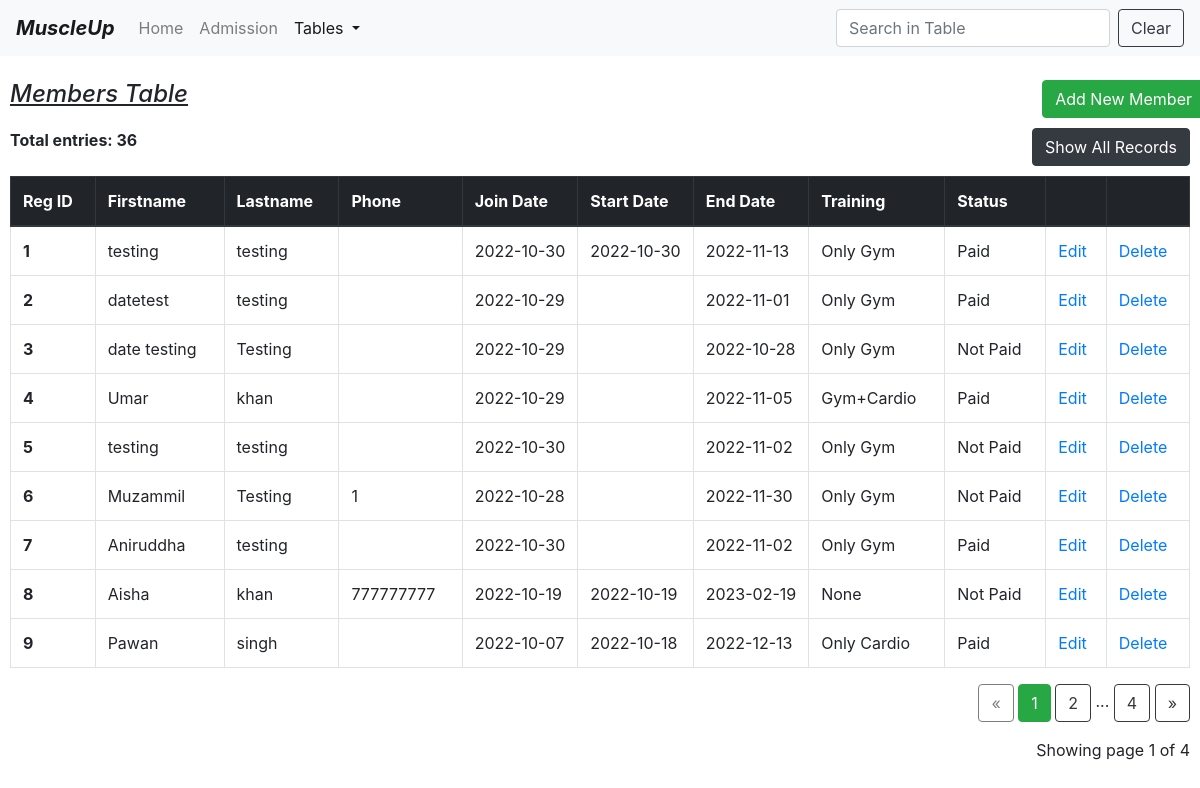
/table (signed in), run on an earlier commit of the app's database.
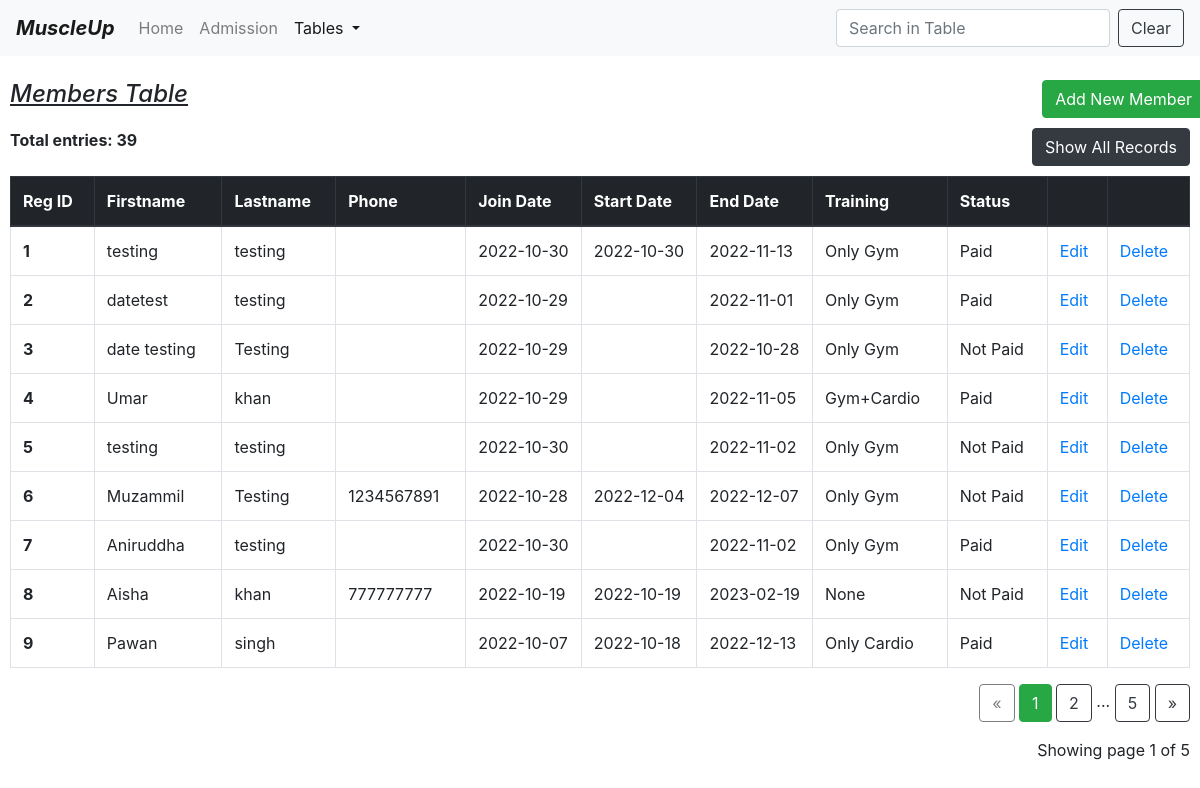
And on a later commit of the database.
### model.py (models this page shows)
class Members(db.Model):
    id = db.Column(db.Integer, primary_key=True)
    firstname = db.Column(db.String(30))
    lastname = db.Column(db.String(30))
    phoneno = db.Column(db.Integer)
    email = db.Column(db.String(30))
    joindate = db.Column(db.String(11))
    startdate = db.Column(db.String(11))
    enddate = db.Column(db.String(11))
    address = db.Column(db.String(100))
    status = db.Column(db.String(10))
    training = db.Column(db.String(10))
    amount = db.Column(db.Integer)

### app.py (the view)
@app.route("/table")
def table():
    try:
        if "username" not in session:
            flash("Please log in first")
            return render_template("login.html")
        page = request.args.get('page', 1, type=int)
        member = Members.query.order_by(Members.id).paginate(page=page, per_page=9)
        total_rows = Members.query.count()
        button_name = "Show All Records"
        path = "/table1"
        return render_template("table.html", member=member, total_rows=total_rows, button_name=button_name, path=path)
    except:
        return make_response("Something went wrong. Call Developer!")

### templates/table.html (shortened to what the changed rows need)
<!DOCTYPE html>
<html lang="en">
<head>
    <link href="https://cdn.jsdelivr.net/npm/bootstrap@4.0.0/dist/css/bootstrap.min.css"
 rel="stylesheet">
</head>
<body>
<br>
<div class="Container" style="padding-left:10px;padding-right:10px;">
    <div class="row">
        <div class="col md-12">
        </div>
        <a href="/form">
        </a>
        <br><br>
    </div>
    <div class="row">
        <div class="col">
            <label>
                <strong>Total entries: {{total_rows}}</strong>
            </label>
        </div>
        <div class="col">
        </div>
    </div>
    <table class="table table-bordered table-hover " id="myTable">
        <thead class="thead-dark">
        <tr>
            <th scope="col">Reg ID</th>
            <th scope="col">Firstname</th>
            <th scope="col">Lastname</th>
            <th scope="col">Phone</th>
            <th scope="col" style="width:110px">Join Date</th>
            <th scope="col" style="width:110px">Start Date</th>
            <th scope="col" style="width:110px">End Date</th>
            <th scope="col">Training</th>
            <th scope="col">Status</th>
            <th scope="col"></th>
            <th scope="col"></th>
        </tr>
        </thead>
        <tbody>
        {% for i in member.items %}
        <tr>
            <th scope="row">{{i.id}}</th>
            <td>{{i.firstname}}</td>
            <td>{{i.lastname}}</td>
            <td>{{i.phoneno}}</td>
            <td style="white-space:nowrap">{{i.joindate}}</td>
            <td style="white-space:nowrap">{{i.startdate}}</td>
            <td style="white-space:nowrap">{{i.enddate}}</td>
            <td>{{i.training}}</td>
            <td>{{i.status}}</td>
            <td><a href="/edit/{{i.id}}">Edit</a></td>
            <td><a href="/delete/{{i.id}}" onclick="return confirm('are you sure to delete ?')">Delete</a></td>
        </tr>
        {% endfor %}
        </tbody>
    </table>
    <div class="text-right">
        <a class="btn btn-outline-dark
       {% if member.page == 1 %}disabled{% endif %}"
           href="{{ url_for('table', page=member.prev_num) }}">
            &laquo;
        </a>
        {% for page_num in member.iter_pages(left_edge=1, right_edge=1, left_current=1, right_current=2) %}
        {% if page_num %}
        {% if member.page == page_num %}
        <a class="btn btn-success"
           href="{{ url_for('table', page=page_num) }}">
            {{ page_num }}
        </a>
        {% else %}
        <a class="btn btn-outline-dark"
           href="{{ url_for('table', page=page_num) }}">
            {{ page_num }}
        </a>
        {% endif %}
        {% else %}
        ...
        {% endif %}
        {% endfor %}
        <a class="btn btn-outline-dark
       {% if member.page == member.pages %}disabled{% endif %}"
           href="{{ url_for('table', page=member.next_num) }}">
            &raquo;
        </a>
    </div>
    <p class="text-right mt-3">
        Showing page {{ member.page }} of {{ member.pages }}
    </p>
    <br><br><br>
</div>
</body>
</html>

What changed in the data, as far as the page shows it:
changed Members "Muzammil": phoneno "1" → "1234567891"; startdate (not shown) → "2022-12-04"; enddate "2022-11-30" → "2022-12-07"
Also different on the page:
{{ total_rows }}: "36" → "39"
{{ member.pages }}: "4" → "5"
new list line: "5"
list line gone: "4"
